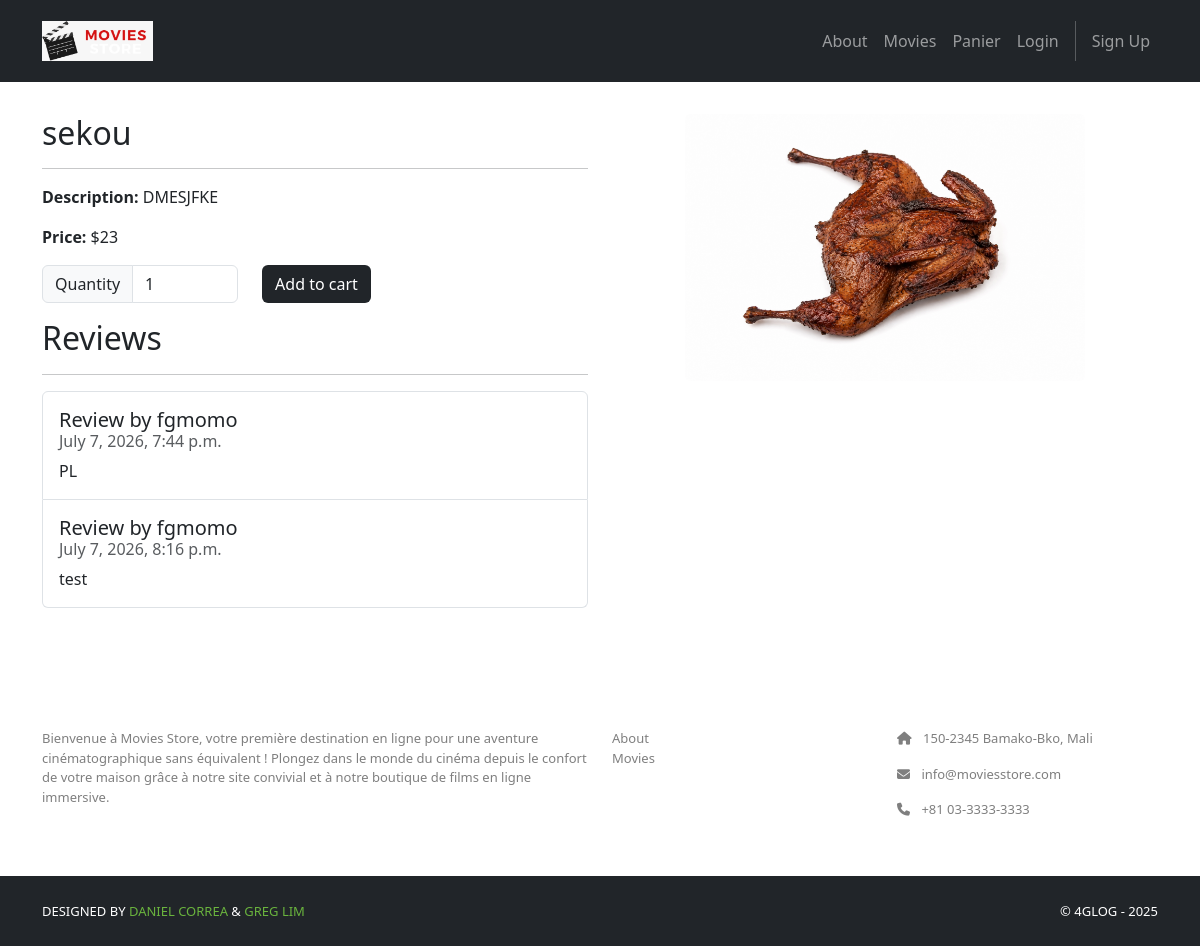
The app's page /movies/2/ with its own data.
### movies/models.py (models this page shows, shortened)
class Movie(models.Model):
    id = models.AutoField(primary_key=True)
    title = models.CharField(max_length=255)
    price = models.IntegerField()
    description = models.TextField()
    image = models.ImageField(upload_to='movies/images')

class Review(models.Model):
    id = models.AutoField(primary_key=True)
    comment = models.CharField(max_length=255)
    date = models.DateTimeField(auto_now_add=True)
    movie = models.ForeignKey(Movie, on_delete=models.CASCADE)
    user = models.ForeignKey(User, on_delete=models.CASCADE)

### movies/views.py (the view)
# urls.py: path('<int:id>/', views.show, name='movies.show'),
def show(request, id):
    movie = Movie.objects.get(id=id)
    reviews = Review.objects.filter(movie=movie)
    template_data = {}
    template_data['title'] = movie.title
    template_data['movie'] = movie
    template_data['reviews'] = reviews
    return render(request, 'movies/show.html',
                  {'template_data': template_data})

### movies/templates/movies/show.html (shortened to what this page needs)
{% extends 'base.html' %} {% block content %} {% load static %}
<div class="p-3">
  <div class="container">
    <div class="row mt-3">
      <div class="col-md-6 mx-auto mb-3">
        <h2>{{ template_data.movie.title }}</h2>
        <hr />
        <p><b>Description:</b> {{ template_data.movie.description }}</p>
        <p><b>Price:</b> ${{ template_data.movie.price }}</p>
         <p class="card-text">
          <form method="post" action="{% url 'cart.add' id=template_data.movie.id %}">
            <div class="row">
              <div class="col-auto">
                <div class="input-group col-auto">
                  <div class="input-group-text">Quantity
                    </div>
                  <input type="number" min="1" max="10"
                    class="form-control quantity-input"
                    name="quantity" value="1">
                </div>
              </div>
              <div class="col-auto">
                <button class="btn bg-dark text-white"
                  type="submit">Add to cart</button>
              </div>
            </div>
          </form>
        </p>
        <h2>Reviews</h2>
        <hr />
        <ul class="list-group">
          {% for review in template_data.reviews %}
          <li class="list-group-item pb-3 pt-3">
            <h5 class="card-title">Review by {{ review.user.username }}</h5>
            <h6 class="card-subtitle mb-2 text-muted">{{ review.date }}</h6>
            <p class="card-text">{{ review.comment }}</p>
          </li>
          {% endfor %}
        </ul>
      </div>
      <div class="col-md-6 mx-auto mb-3 text-center">
        <img
          src="{{ template_data.movie.image.url }}"
          class="rounded img-card-400"
        />
      </div>
    </div>
  </div>
</div>
{% endblock content %}

### moviesstore/static/css/style.css (style rules this page uses)
.bg-dark { background-color: #2E2E2E !important; }
.img-card-400 { width: fit-content; max-width: 400px; }

### records on screen
Movie: movie "sekou", movie.description "DMESJFKE", movie.price "23", movie.image (picture)
Review: user.username "fgmomo", date "July 7, 2026, 7:44 p.m.", comment "PL"
Review: user.username "fgmomo", date "July 7, 2026, 8:16 p.m.", comment "test"
